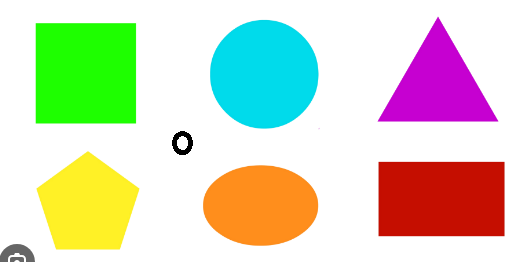
//> input picture resources_opencv/images/DetectColor1.PNG, 519 x 262 px
$ ./ColorSpaceHSV   (built with g++ and OpenCV 4)
//> lines starting //> are read from the running program, lines starting //| are printed output that depends on the picture
### LearnOpenCV_course/Control/dataPath.h

#include<string>
std::string DATA_PATH = "../resources_opencv";

### LearnOpenCV_course/Color/ColorSpace/ColorSpaceHSV.cpp
#include <iostream>
#include "dataPath.h"
#include <opencv2/opencv.hpp>
#include <opencv2/imgproc.hpp>

using namespace std;
using namespace cv;

int main ()
{
    // прочитать изображение в формате BGR
    Mat bgr = imread (DATA_PATH + "/images/DetectColor1.png");
//> bgr is the input picture: 262 rows x 519 cols, CV_8UC3; mean B, G, R 190.6, 216.2, 213.2

    // конвертировать из формата BGR в HSV
    Mat hsvImage;
    cvtColor (bgr, hsvImage, COLOR_BGR2HSV);
//> hsvImage: 262 rows x 519 cols, CV_8UC3; mean H, S, V 20.4, 89, 246.4

    Mat hsvChannels [3];
    split (hsvImage, hsvChannels);
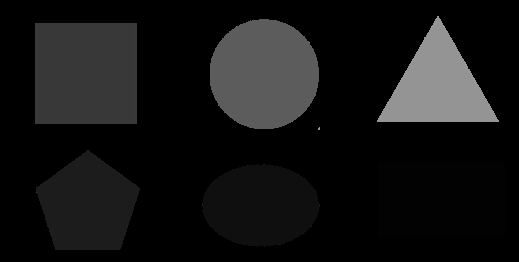
//> hsvChannels[0]: 262 rows x 519 cols, CV_8UC1; min 0, max 150, mean 20.4
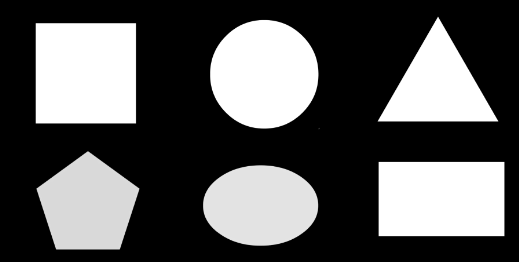
//> hsvChannels[1]: 262 rows x 519 cols, CV_8UC1; min 0, max 255, mean 89
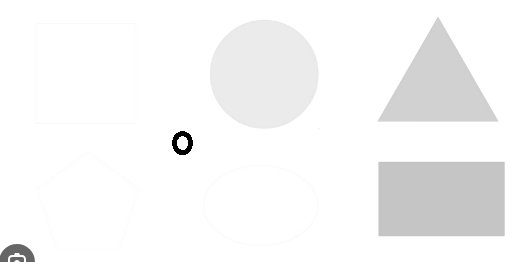
//> hsvChannels[2]: 262 rows x 519 cols, CV_8UC1; min 0, max 255, mean 246.4

    imshow ("Hue", hsvChannels [0]);
    imshow ("Saturation", hsvChannels [1]);
    imshow ("Value", hsvChannels [2]);
    waitKey (0);

    Mat imH, imS, imV, imhsv, imbgr;
    vector<Mat> channels;

    for (int i = 0; i < 7; i++) {
        // Создать 50x50 каналов HSV
        // Установить оттенок = 0, насыщенность = 0, значение = i x 40
        imH = Mat::zeros (Size (50, 50), CV_8U);
        imS = Mat::zeros (Size (50, 50), CV_8U);
        imV = Mat::ones (Size (50, 50), CV_8U) * (i * 40);

        channels = { imH, imS, imV };

        merge (channels, imhsv);

        // Конвертировать HSV в BGR
        cvtColor (imhsv, imbgr, COLOR_HSV2BGR);

        // Показать рисунок
        imshow ("V=" + to_string (i * 40), imbgr);
        waitKey (0);
    }

    for (int i = 0; i < 7; i++) {
        // Создать 50x50 каналов HSV
        // Установить оттенок = 0, значение = 128
        imH = Mat::zeros (Size (50, 50), CV_8U);
        imS = Mat::ones (Size (50, 50), CV_8U) * (i * 40);
        imV = Mat::ones (Size (50, 50), CV_8U) * 128;

        channels = { imH, imS, imV };

        merge (channels, imhsv);

        // Конвертировать HSV в BGR
        cvtColor (imhsv, imbgr, COLOR_HSV2BGR);

        // Показать рисунок
        imshow ("S=" + to_string (i * 40), imbgr);
        waitKey (0);
    }

    for (int i = 0; i < 7; i++) {
        // Создать 50x50 каналов HSV
        // Установить Насыщенность = 128, Значение = 128
        imH = Mat::ones (Size (50, 50), CV_8U) * (i * 30);
        imS = Mat::ones (Size (50, 50), CV_8U) * 128;
        imV = Mat::ones (Size (50, 50), CV_8U) * 128;

        channels = { imH, imS, imV };

        merge (channels, imhsv);

        // Конвертировать HSV в BGR
        cvtColor (imhsv, imbgr, COLOR_HSV2BGR);

        // Показать рисунок
        imshow ("H=" + to_string (i * 40), imbgr);
        waitKey (0);
    }

    return 0;
}
